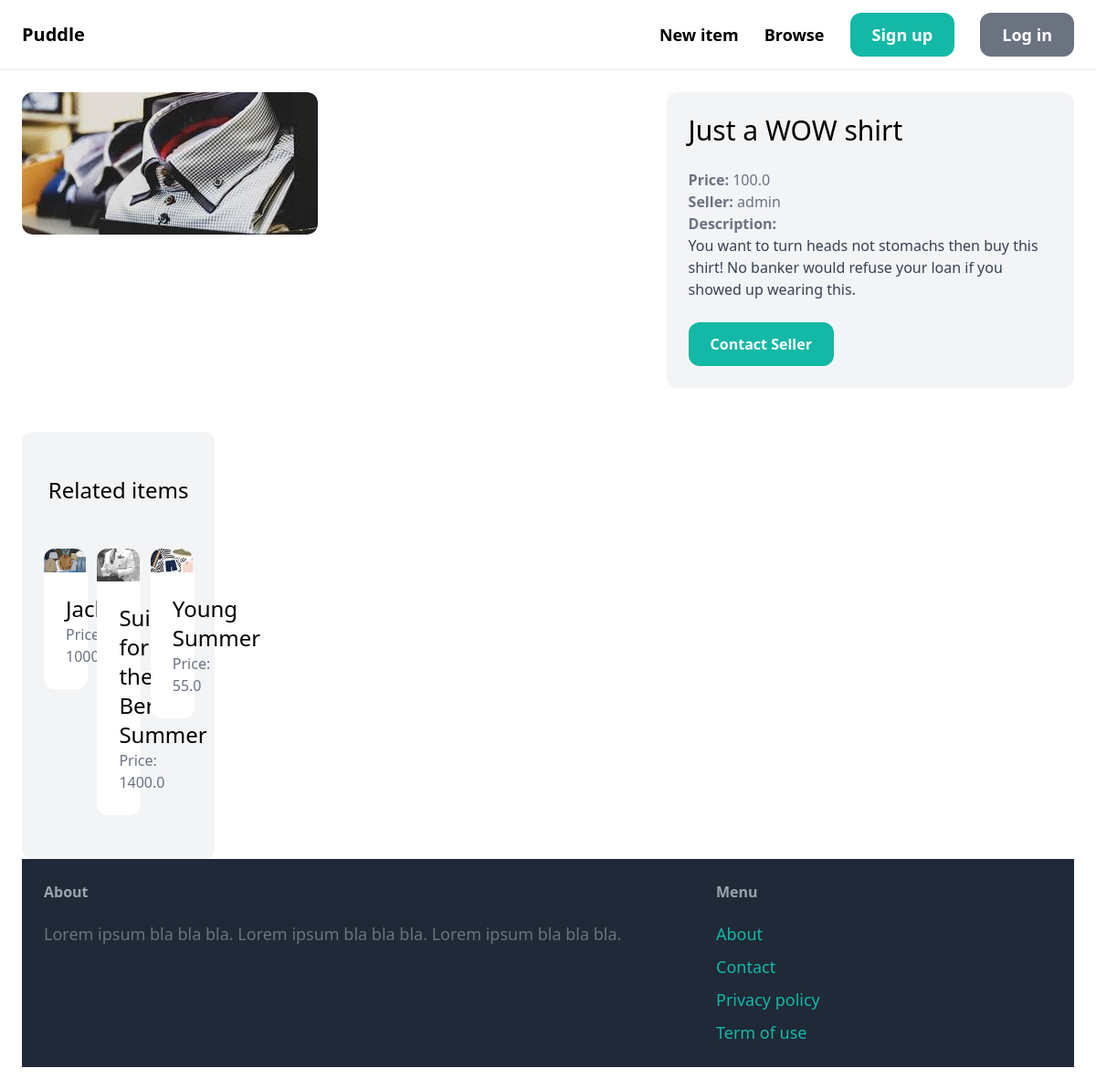
Page /items/4/ on the committed database.
### item/models.py (models this page shows, shortened)
class Item(models.Model):
    category = models.ForeignKey(Category, related_name='items', on_delete=models.CASCADE)
    name = models.CharField(max_length=255)
    description = models.TextField(blank=True, null=True)
    price = models.FloatField()
    image = models.ImageField(upload_to='item images', blank=True, null=True)
    is_sold= models.BooleanField(default=False)
    created_by = models.ForeignKey(User, related_name='items', on_delete=models.CASCADE)
    created_at = models.DateTimeField(auto_now_add=True)

### item/views.py (the view)
# urls.py: path('<int:pk>/', views.detail, name='detail'),
def detail(request, pk):
    item = get_object_or_404(Item, pk=pk)
    related_items = Item.objects.filter(category=item.category, is_sold=False).exclude(pk=pk)[0:3]
    return render(request, 'item/detail.html', {
        'item': item,
        'related_items': related_items
    })

### item/templates/item/detail.html (shortened to what this page needs)
{% extends 'core/base.html' %}
{% block content %}
<div class="grid grid-cols-5 gap-6">
    <div class="col-span-3">
        <img src="{{ item.image.url }}" class="rounded-xl">
    </div>
    <div class="col-span-2 p-6 bg-gray-100 rounded-xl">
        <h1 class="mb-6 text-3xl">{{ item.name }}</h1>
        <p class="text-gray-500"><strong>Price: </strong>{{ item.price }}</p>
        <p class="text-gray-500"><strong>Seller: </strong>{{ item.created_by.username }}</p>
        {% if item.description %}
            <p class="text-gray-700">
                <strong class="text-gray-500">Description:</strong><br>
                {{ item.description }}
            </p>
        {% endif %}
        <a href="#" class="inline-block mt-6 px-6 py-3 text=lg font-semibold bg-teal-500 text-white rounded-xl hover:bg-teal-700">Contact Seller</a>
</div>
<div class="mt-6 px-6 py-12 bg-gray-100 rounded-xl">
    <h2 class="mb-12 text-2xl text-center">Related items</h2>
    <div class="grid grid-cols-3 gap-3">
        {% for item in related_items %}
            <div>
                <a href="{% url 'item:detail' item.id %}">
                    <div>
                        <img src="{{ item.image.url }}" class="rounded-t-xl">
                    </div>
                    <div class="p-6 bg-white rounded-b-xl">
                        <h2 class="text-2xl">{{ item.name }}</h2>
                        <p class="text-gray-500">Price: {{ item.price }}</p>
                    </div>
                </a>
            </div>
        {% endfor %}
    </div>
</div>
{% endblock %}

### rows in the picture
Item: image (picture), name "Just a WOW shirt", price "100.0", created_by.username "admin", description "You want to turn heads not stomachs then buy this shirt! No banker would refuse your loan if you showed up wearing this."
Item: image (picture), name "Jacket", price "1000.0"
Item: image (picture), name "Suit for the Berlin Summer", price "1400.0"
Item: image (picture), name "Young Summer", price "55.0"
